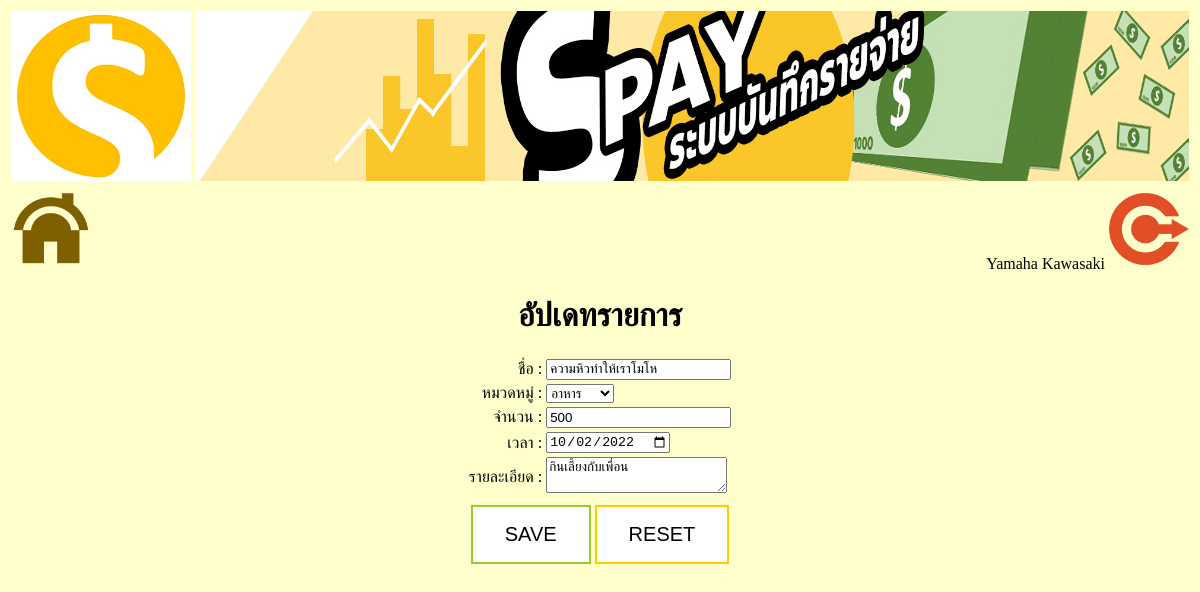
Screenshot of /f_spay_updatelist.php?id=6 (signed in) with the database file from the repository.
### tables this page shows
CREATE TABLE `payment` (
  `id` int(11) NOT NULL,
  `name` text  NOT NULL,
  `payment_type_id` int(11) NOT NULL,
  `date` date NOT NULL,
  `description` text  NOT NULL,
  `amount` decimal(10,0) NOT NULL,
  `is_delete` tinyint(1) NOT NULL,
  `user` varchar(10)  NOT NULL
);

CREATE TABLE `payment_type` (
  `id` int(11) NOT NULL,
  `name` text  NOT NULL,
  `description` text  NOT NULL,
  `is_delete` tinyint(1) NOT NULL,
  `last_update` datetime NOT NULL,
  `user` varchar(10)  NOT NULL
);

### f_spay_updatelist.php (the view, shortened to what this page needs)
<!DOCTYPE html>
<html>
<head>
</head>
<body bgcolor ="#FFFFCC">
<?php
require_once("db_connect.php");
require_once("header.php");
?>
<center>
<?php
echo "<h1 align='center'>อัปเดทรายการ</h1>\n";
$sql = "SELECT id, name, payment_type_id, date, description, amount, user FROM payment  WHERE id = '".$_GET["id"]."'  ;";
$rs = $db_conn->query($sql)
	or die ("Error: ".$sql."<br/><br/>");
$row = $rs->fetch_assoc();
$sql2  = "SELECT id, name, description, is_delete, last_update ";
$sql2 .=	"FROM payment_type where is_delete != 1 and user = '". $_SESSION["user"] ."'  ";
$sql2 .=	"ORDER BY id, name";
$rs2 = $db_conn->query($sql2)
	or die ("Error: " . $sql2 . "<br/><br/>");
echo "<form method='post' action='spay_updatelist.php'>\n";
echo "<table>";
echo "<tr><td align='right'>ชื่อ : </td>\n";
echo "    <td><input type='text' name='name' value='".$row["name"]."'/></td></tr>\n";
echo "<tr><td align='right'>หมวดหมู่ : </td>\n";
echo"<td>";
echo "<select name='payment_type_id'>\n";
if($rs2->num_rows > 0) {
	while($row2 = $rs2->fetch_assoc()) {
        echo "<option value='".$row2["id"]."' ".($row["payment_type_id"] == $row2["id"] ? "selected='selected'" : "").">".$row2["name"]."</option>\n";
	}
}
echo "</select>\n";
echo "</td>\n";
echo"</tr>\n";
echo "<tr><td align='right'>จำนวน : </td>\n";
echo "    <td><input type='number' name='amount' value='".$row["amount"]."'/></td></tr>\n";
echo "<tr><td align='right'>เวลา : </td>\n";
echo "    <td><input type='date' name='date' value='".$row["date"]."'/></td></tr>\n";
echo "<tr><td align='right'>รายละเอียด : </td>\n";
echo "    <td><textarea name='description'>".$row["description"]."</textarea></td></tr>\n";
echo "<tr><td colspan='2' align='center'>\n";
$string =  '<input type="submit" button class="button button1" onclick="window.location.href=\" value="SAVE">'.
 '<input type="RESET" button class="button button2" onclick="window.location.href=\" value="RESET">';
 echo $string;
 echo "	</td></tr>\n";
echo "</table>";
echo "</form>"
?>
</center>
</body>
</html>

### f_spay_updatelist.php (style rules this page uses)
.button { border: none; color: white; padding: 16px 32px; text-align: center; text-decoration: none; display: inline-block; font-size: 20px; margin: 4px 2px; transition-duration: 0.4s; cursor: pointer; }
.button1 { background-color: white; color: black; border: 2px solid #99CC33; }
.button2 { background-color: white; color: black; border: 2px solid #FFCC00; }

### rows the page displays
payment: name "ความหิวทำให้เราโมโห", payment_type_id "อาหาร", amount "500", date "10/02/2022", description "กินเลี้ยงกับเพื่อน"

### other values shown
$_SESSION["firstname"] "Yamaha"
$_SESSION["lastname"] "Kawasaki"
